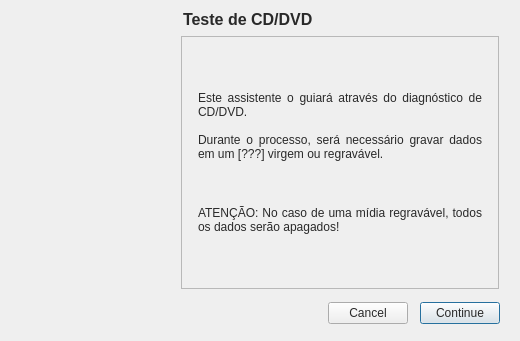
<?xml version="1.0" encoding="UTF-8"?>
<ui version="4.0">
 <class>WizardDiagDVDCD</class>
 <widget class="QWizard" name="WizardDiagDVDCD">
  <property name="windowModality">
   <enum>Qt::WindowModal</enum>
  </property>
  <property name="geometry">
   <rect>
    <x>0</x>
    <y>0</y>
    <width>520</width>
    <height>341</height>
   </rect>
  </property>
  <property name="windowTitle">
   <string>CD/DVD</string>
  </property>
  <property name="autoFillBackground">
   <bool>false</bool>
  </property>
  <property name="styleSheet">
   <string>color: rgb(41, 41, 41);
</string>
  </property>
  <property name="modal">
   <bool>true</bool>
  </property>
  <property name="wizardStyle">
   <enum>QWizard::MacStyle</enum>
  </property>
  <property name="options">
   <set>QWizard::CancelButtonOnLeft|QWizard::NoBackButtonOnStartPage</set>
  </property>
  <widget class="QWizardPage" name="wizardPage_Start">
   <property name="title">
    <string>Teste de CD/DVD</string>
   </property>
   <property name="subTitle">
    <string/>
   </property>
   <layout class="QVBoxLayout" name="verticalLayout_5">
    <item>
     <spacer name="verticalSpacer_17">
      <property name="orientation">
       <enum>Qt::Vertical</enum>
      </property>
      <property name="sizeHint" stdset="0">
       <size>
        <width>20</width>
        <height>40</height>
       </size>
      </property>
     </spacer>
    </item>
    <item>
     <widget class="QLabel" name="label_2">
      <property name="text">
       <string>Este assistente o guiará através do diagnóstico de CD/DVD. 

Durante o processo, será necessário gravar dados em um [???] virgem ou regravável.</string>
      </property>
      <property name="alignment">
       <set>Qt::AlignJustify|Qt::AlignVCenter</set>
      </property>
      <property name="wordWrap">
       <bool>true</bool>
      </property>
     </widget>
    </item>
    <item>
     <spacer name="verticalSpacer_12">
      <property name="orientation">
       <enum>Qt::Vertical</enum>
      </property>
      <property name="sizeHint" stdset="0">
       <size>
        <width>20</width>
        <height>40</height>
       </size>
      </property>
     </spacer>
    </item>
    <item>
     <widget class="QLabel" name="label">
      <property name="text">
       <string>ATENÇÃO: No caso de uma mídia regravável, todos os dados serão apagados!</string>
      </property>
      <property name="alignment">
       <set>Qt::AlignJustify|Qt::AlignVCenter</set>
      </property>
      <property name="wordWrap">
       <bool>true</bool>
      </property>
     </widget>
    </item>
    <item>
     <spacer name="verticalSpacer_18">
      <property name="orientation">
       <enum>Qt::Vertical</enum>
      </property>
      <property name="sizeHint" stdset="0">
       <size>
        <width>20</width>
        <height>40</height>
       </size>
      </property>
     </spacer>
    </item>
   </layout>
  </widget>
  <widget class="QWizardPage" name="wizardPage_Open">
   <property name="title">
    <string>Teste de CD/DVD</string>
   </property>
   <property name="subTitle">
    <string/>
   </property>
   <layout class="QVBoxLayout" name="verticalLayout">
    <item>
     <spacer name="verticalSpacer_2">
      <property name="orientation">
       <enum>Qt::Vertical</enum>
      </property>
      <property name="sizeHint" stdset="0">
       <size>
        <width>20</width>
        <height>40</height>
       </size>
      </property>
     </spacer>
    </item>
    <item>
     <widget class="QLabel" name="emptyMediaLabel">
      <property name="text">
       <string>&lt;!DOCTYPE HTML PUBLIC &quot;-//W3C//DTD HTML 4.0//EN&quot; &quot;http://www.w3.org/TR/REC-html40/strict.dtd&quot;&gt;
&lt;html&gt;&lt;head&gt;&lt;meta name=&quot;qrichtext&quot; content=&quot;1&quot; /&gt;&lt;style type=&quot;text/css&quot;&gt;
p, li { white-space: pre-wrap; }
&lt;/style&gt;&lt;/head&gt;&lt;body style=&quot; font-family:'Sans Serif'; font-size:9pt; font-weight:400; font-style:normal;&quot;&gt;
&lt;p style=&quot; margin-top:0px; margin-bottom:0px; margin-left:0px; margin-right:0px; -qt-block-indent:0; text-indent:0px;&quot;&gt;Insira um [???] virgem ou regravável no drive e clique no botão &lt;span style=&quot; font-weight:600;&quot;&gt;Avançar&lt;/span&gt; para prosseguir com o teste.&lt;/p&gt;&lt;/body&gt;&lt;/html&gt;</string>
      </property>
      <property name="alignment">
       <set>Qt::AlignJustify|Qt::AlignVCenter</set>
      </property>
      <property name="wordWrap">
       <bool>true</bool>
      </property>
     </widget>
    </item>
    <item>
     <spacer name="verticalSpacer_4">
      <property name="orientation">
       <enum>Qt::Vertical</enum>
      </property>
      <property name="sizeHint" stdset="0">
       <size>
        <width>20</width>
        <height>40</height>
       </size>
      </property>
     </spacer>
    </item>
   </layout>
  </widget>
  <widget class="QWizardPage" name="wizardPage_Format">
   <property name="title">
    <string>Teste de CD/DVD</string>
   </property>
   <layout class="QVBoxLayout" name="verticalLayout_11">
    <item>
     <spacer name="verticalSpacer_16">
      <property name="orientation">
       <enum>Qt::Vertical</enum>
      </property>
      <property name="sizeHint" stdset="0">
       <size>
        <width>20</width>
        <height>80</height>
       </size>
      </property>
     </spacer>
    </item>
    <item>
     <widget class="QLabel" name="label_8">
      <property name="text">
       <string>Aguarde enquanto o LDC prepara o disco para teste. 

Esse procedimento pode demorar alguns segundos.</string>
      </property>
      <property name="alignment">
       <set>Qt::AlignJustify|Qt::AlignVCenter</set>
      </property>
      <property name="wordWrap">
       <bool>true</bool>
      </property>
     </widget>
    </item>
    <item>
     <spacer name="verticalSpacer_19">
      <property name="orientation">
       <enum>Qt::Vertical</enum>
      </property>
      <property name="sizeHint" stdset="0">
       <size>
        <width>20</width>
        <height>80</height>
       </size>
      </property>
     </spacer>
    </item>
    <item>
     <layout class="QHBoxLayout" name="horizontalLayout">
      <item>
       <widget class="QLabel" name="label_9">
        <property name="text">
         <string>Tempo decorrido (segundos):</string>
        </property>
       </widget>
      </item>
      <item>
       <widget class="QLabel" name="formatProgressLabel">
        <property name="text">
         <string>0</string>
        </property>
        <property name="alignment">
         <set>Qt::AlignCenter</set>
        </property>
       </widget>
      </item>
     </layout>
    </item>
    <item>
     <spacer name="verticalSpacer_20">
      <property name="orientation">
       <enum>Qt::Vertical</enum>
      </property>
      <property name="sizeHint" stdset="0">
       <size>
        <width>20</width>
        <height>40</height>
       </size>
      </property>
     </spacer>
    </item>
   </layout>
  </widget>
  <widget class="QWizardPage" name="wizardPage_Erased">
   <property name="title">
    <string>Teste de CD/DVD</string>
   </property>
   <layout class="QVBoxLayout" name="verticalLayout_10">
    <item>
     <spacer name="verticalSpacer_9">
      <property name="orientation">
       <enum>Qt::Vertical</enum>
      </property>
      <property name="sizeHint" stdset="0">
       <size>
        <width>20</width>
        <height>107</height>
       </size>
      </property>
     </spacer>
    </item>
    <item>
     <widget class="QLabel" name="label_5">
      <property name="text">
       <string>&lt;!DOCTYPE HTML PUBLIC &quot;-//W3C//DTD HTML 4.0//EN&quot; &quot;http://www.w3.org/TR/REC-html40/strict.dtd&quot;&gt;
&lt;html&gt;&lt;head&gt;&lt;meta name=&quot;qrichtext&quot; content=&quot;1&quot; /&gt;&lt;style type=&quot;text/css&quot;&gt;
p, li { white-space: pre-wrap; }
&lt;/style&gt;&lt;/head&gt;&lt;body style=&quot; font-family:'Sans Serif'; font-size:9pt; font-weight:400; font-style:normal;&quot;&gt;
&lt;p style=&quot; margin-top:0px; margin-bottom:0px; margin-left:0px; margin-right:0px; -qt-block-indent:0; text-indent:0px;&quot;&gt;Reinsira o [???] que foi apagado no drive e clique em &lt;span style=&quot; font-weight:600;&quot;&gt;Avançar&lt;/span&gt; para continuar.&lt;/p&gt;&lt;/body&gt;&lt;/html&gt;</string>
      </property>
      <property name="alignment">
       <set>Qt::AlignJustify|Qt::AlignVCenter</set>
      </property>
      <property name="wordWrap">
       <bool>true</bool>
      </property>
     </widget>
    </item>
    <item>
     <spacer name="verticalSpacer_13">
      <property name="orientation">
       <enum>Qt::Vertical</enum>
      </property>
      <property name="sizeHint" stdset="0">
       <size>
        <width>20</width>
        <height>106</height>
       </size>
      </property>
     </spacer>
    </item>
   </layout>
  </widget>
  <widget class="QWizardPage" name="wizardPage_Burn">
   <property name="title">
    <string>Teste de CD/DVD</string>
   </property>
   <property name="subTitle">
    <string/>
   </property>
   <layout class="QVBoxLayout" name="verticalLayout_2">
    <item>
     <spacer name="verticalSpacer_5">
      <property name="orientation">
       <enum>Qt::Vertical</enum>
      </property>
      <property name="sizeHint" stdset="0">
       <size>
        <width>20</width>
        <height>40</height>
       </size>
      </property>
     </spacer>
    </item>
    <item>
     <widget class="QLabel" name="label_4">
      <property name="text">
       <string>Aguarde enquanto o LDC executa o teste de gravação. 

Esse procedimento pode demorar alguns segundos.</string>
      </property>
      <property name="alignment">
       <set>Qt::AlignJustify|Qt::AlignVCenter</set>
      </property>
      <property name="wordWrap">
       <bool>true</bool>
      </property>
     </widget>
    </item>
    <item>
     <spacer name="verticalSpacer_7">
      <property name="orientation">
       <enum>Qt::Vertical</enum>
      </property>
      <property name="sizeHint" stdset="0">
       <size>
        <width>20</width>
        <height>40</height>
       </size>
      </property>
     </spacer>
    </item>
    <item>
     <layout class="QHBoxLayout" name="horizontalLayout_2">
      <item>
       <widget class="QLabel" name="label_12">
        <property name="text">
         <string>Tempo decorrido (segundos):</string>
        </property>
       </widget>
      </item>
      <item>
       <widget class="QLabel" name="burnProgressLabel">
        <property name="text">
         <string>0</string>
        </property>
        <property name="alignment">
         <set>Qt::AlignCenter</set>
        </property>
       </widget>
      </item>
     </layout>
    </item>
    <item>
     <spacer name="verticalSpacer_21">
      <property name="orientation">
       <enum>Qt::Vertical</enum>
      </property>
      <property name="sizeHint" stdset="0">
       <size>
        <width>20</width>
        <height>40</height>
       </size>
      </property>
     </spacer>
    </item>
   </layout>
  </widget>
  <widget class="QWizardPage" name="wizardPage_Reinsert">
   <property name="title">
    <string>Teste de CD/DVD</string>
   </property>
   <layout class="QVBoxLayout" name="verticalLayout_9">
    <item>
     <spacer name="verticalSpacer_6">
      <property name="orientation">
       <enum>Qt::Vertical</enum>
      </property>
      <property name="sizeHint" stdset="0">
       <size>
        <width>20</width>
        <height>40</height>
       </size>
      </property>
     </spacer>
    </item>
    <item>
     <widget class="QLabel" name="label_3">
      <property name="text">
       <string>&lt;!DOCTYPE HTML PUBLIC &quot;-//W3C//DTD HTML 4.0//EN&quot; &quot;http://www.w3.org/TR/REC-html40/strict.dtd&quot;&gt;
&lt;html&gt;&lt;head&gt;&lt;meta name=&quot;qrichtext&quot; content=&quot;1&quot; /&gt;&lt;style type=&quot;text/css&quot;&gt;
p, li { white-space: pre-wrap; }
&lt;/style&gt;&lt;/head&gt;&lt;body style=&quot; font-family:'Sans Serif'; font-size:9pt; font-weight:400; font-style:normal;&quot;&gt;
&lt;p style=&quot; margin-top:0px; margin-bottom:0px; margin-left:0px; margin-right:0px; -qt-block-indent:0; text-indent:0px;&quot;&gt;Reinsira o [???] gravado no drive e clique em &lt;span style=&quot; font-weight:600;&quot;&gt;Avançar&lt;/span&gt; para continuar.&lt;/p&gt;&lt;/body&gt;&lt;/html&gt;</string>
      </property>
      <property name="alignment">
       <set>Qt::AlignJustify|Qt::AlignVCenter</set>
      </property>
      <property name="wordWrap">
       <bool>true</bool>
      </property>
     </widget>
    </item>
    <item>
     <spacer name="verticalSpacer_3">
      <property name="orientation">
       <enum>Qt::Vertical</enum>
      </property>
      <property name="sizeHint" stdset="0">
       <size>
        <width>20</width>
        <height>40</height>
       </size>
      </property>
     </spacer>
    </item>
   </layout>
  </widget>
  <widget class="QWizardPage" name="wizardPage_Read">
   <property name="title">
    <string>Teste de CD/DVD</string>
   </property>
   <property name="subTitle">
    <string/>
   </property>
   <layout class="QVBoxLayout" name="verticalLayout_3">
    <item>
     <spacer name="verticalSpacer">
      <property name="orientation">
       <enum>Qt::Vertical</enum>
      </property>
      <property name="sizeHint" stdset="0">
       <size>
        <width>20</width>
        <height>40</height>
       </size>
      </property>
     </spacer>
    </item>
    <item>
     <widget class="QLabel" name="label_7">
      <property name="text">
       <string>Aguarde enquanto o LDC confere os dados gravados na mídia. 

Esse procedimento pode demorar alguns segundos.</string>
      </property>
      <property name="alignment">
       <set>Qt::AlignJustify|Qt::AlignVCenter</set>
      </property>
      <property name="wordWrap">
       <bool>true</bool>
      </property>
     </widget>
    </item>
    <item>
     <spacer name="verticalSpacer_11">
      <property name="orientation">
       <enum>Qt::Vertical</enum>
      </property>
      <property name="sizeHint" stdset="0">
       <size>
        <width>20</width>
        <height>40</height>
       </size>
      </property>
     </spacer>
    </item>
    <item>
     <layout class="QHBoxLayout" name="horizontalLayout_3">
      <item>
       <widget class="QLabel" name="label_15">
        <property name="text">
         <string>Tempo decorrido (segundos):</string>
        </property>
       </widget>
      </item>
      <item>
       <widget class="QLabel" name="readProgressLabel">
        <property name="text">
         <string>0</string>
        </property>
        <property name="alignment">
         <set>Qt::AlignCenter</set>
        </property>
       </widget>
      </item>
     </layout>
    </item>
    <item>
     <spacer name="verticalSpacer_22">
      <property name="orientation">
       <enum>Qt::Vertical</enum>
      </property>
      <property name="sizeHint" stdset="0">
       <size>
        <width>20</width>
        <height>40</height>
       </size>
      </property>
     </spacer>
    </item>
   </layout>
  </widget>
  <widget class="QWizardPage" name="wizardPage_End">
   <property name="title">
    <string>Teste de CD/DVD</string>
   </property>
   <layout class="QVBoxLayout" name="verticalLayout_4">
    <item>
     <spacer name="verticalSpacer_14">
      <property name="orientation">
       <enum>Qt::Vertical</enum>
      </property>
      <property name="sizeHint" stdset="0">
       <size>
        <width>20</width>
        <height>40</height>
       </size>
      </property>
     </spacer>
    </item>
    <item>
     <widget class="QLabel" name="label_10">
      <property name="text">
       <string>Os testes de gravação e leitura foram bem sucedidos na unidade MODELO_DO_DISPOSITIVO.</string>
      </property>
      <property name="alignment">
       <set>Qt::AlignJustify|Qt::AlignVCenter</set>
      </property>
      <property name="wordWrap">
       <bool>true</bool>
      </property>
     </widget>
    </item>
    <item>
     <spacer name="verticalSpacer_15">
      <property name="orientation">
       <enum>Qt::Vertical</enum>
      </property>
      <property name="sizeHint" stdset="0">
       <size>
        <width>20</width>
        <height>40</height>
       </size>
      </property>
     </spacer>
    </item>
   </layout>
  </widget>
  <widget class="QWizardPage" name="wizardPage_Fail">
   <property name="title">
    <string>Teste de CD/DVD</string>
   </property>
   <layout class="QVBoxLayout" name="verticalLayout_6">
    <item>
     <spacer name="verticalSpacer_8">
      <property name="orientation">
       <enum>Qt::Vertical</enum>
      </property>
      <property name="sizeHint" stdset="0">
       <size>
        <width>20</width>
        <height>40</height>
       </size>
      </property>
     </spacer>
    </item>
    <item>
     <widget class="QLabel" name="label_14">
      <property name="text">
       <string>Não foi possível gravar e/ou verificar os dados no [???] utilizando a unidade MODELO_DO_DISPOSITIVO.</string>
      </property>
      <property name="alignment">
       <set>Qt::AlignJustify|Qt::AlignVCenter</set>
      </property>
      <property name="wordWrap">
       <bool>true</bool>
      </property>
     </widget>
    </item>
    <item>
     <spacer name="verticalSpacer_10">
      <property name="orientation">
       <enum>Qt::Vertical</enum>
      </property>
      <property name="sizeHint" stdset="0">
       <size>
        <width>20</width>
        <height>40</height>
       </size>
      </property>
     </spacer>
    </item>
   </layout>
  </widget>
  <widget class="QWizardPage" name="wizardPage_WrongMedia">
   <property name="title">
    <string>Teste de CD/DVD</string>
   </property>
   <property name="subTitle">
    <string/>
   </property>
   <layout class="QVBoxLayout" name="verticalLayout_8">
    <item>
     <spacer name="verticalSpacer_26">
      <property name="orientation">
       <enum>Qt::Vertical</enum>
      </property>
      <property name="sizeHint" stdset="0">
       <size>
        <width>20</width>
        <height>71</height>
       </size>
      </property>
     </spacer>
    </item>
    <item>
     <widget class="QLabel" name="label_11">
      <property name="text">
       <string>&lt;!DOCTYPE HTML PUBLIC &quot;-//W3C//DTD HTML 4.0//EN&quot; &quot;http://www.w3.org/TR/REC-html40/strict.dtd&quot;&gt;
&lt;html&gt;&lt;head&gt;&lt;meta name=&quot;qrichtext&quot; content=&quot;1&quot; /&gt;&lt;style type=&quot;text/css&quot;&gt;
p, li { white-space: pre-wrap; }
&lt;/style&gt;&lt;/head&gt;&lt;body style=&quot; font-family:'Sans Serif'; font-size:9pt; font-weight:400; font-style:normal;&quot;&gt;
&lt;p style=&quot; margin-top:0px; margin-bottom:0px; margin-left:0px; margin-right:0px; -qt-block-indent:0; text-indent:0px;&quot;&gt;A mídia inserida não está vazia, não pode ser apagada ou é incompatível com seu dispositivo.&lt;/p&gt;
&lt;p style=&quot;-qt-paragraph-type:empty; margin-top:0px; margin-bottom:0px; margin-left:0px; margin-right:0px; -qt-block-indent:0; text-indent:0px;&quot;&gt;&lt;/p&gt;
&lt;p style=&quot; margin-top:0px; margin-bottom:0px; margin-left:0px; margin-right:0px; -qt-block-indent:0; text-indent:0px;&quot;&gt;Insira uma nova mídia e clique no botão &lt;span style=&quot; font-weight:600;&quot;&gt;Avançar&lt;/span&gt; para tentar novamente ou clique no botão &lt;span style=&quot; font-weight:600;&quot;&gt;Cancelar&lt;/span&gt; para desistir desse teste.&lt;/p&gt;&lt;/body&gt;&lt;/html&gt;</string>
      </property>
      <property name="alignment">
       <set>Qt::AlignJustify|Qt::AlignVCenter</set>
      </property>
      <property name="wordWrap">
       <bool>true</bool>
      </property>
     </widget>
    </item>
    <item>
     <spacer name="verticalSpacer_27">
      <property name="orientation">
       <enum>Qt::Vertical</enum>
      </property>
      <property name="sizeHint" stdset="0">
       <size>
        <width>20</width>
        <height>70</height>
       </size>
      </property>
     </spacer>
    </item>
   </layout>
  </widget>
  <widget class="QWizardPage" name="wizardPage_Cancel">
   <property name="title">
    <string>Teste de CD/DVD</string>
   </property>
   <layout class="QVBoxLayout" name="verticalLayout_7">
    <item>
     <spacer name="verticalSpacer_23">
      <property name="orientation">
       <enum>Qt::Vertical</enum>
      </property>
      <property name="sizeHint" stdset="0">
       <size>
        <width>20</width>
        <height>40</height>
       </size>
      </property>
     </spacer>
    </item>
    <item>
     <widget class="QLabel" name="label_6">
      <property name="text">
       <string>Os testes foram cancelados pelo usuário.</string>
      </property>
      <property name="alignment">
       <set>Qt::AlignCenter</set>
      </property>
      <property name="wordWrap">
       <bool>true</bool>
      </property>
     </widget>
    </item>
    <item>
     <spacer name="verticalSpacer_24">
      <property name="orientation">
       <enum>Qt::Vertical</enum>
      </property>
      <property name="sizeHint" stdset="0">
       <size>
        <width>20</width>
        <height>40</height>
       </size>
      </property>
     </spacer>
    </item>
   </layout>
  </widget>
  <widget class="QWizardPage" name="wizardPage_Close"/>
 </widget>
 <resources/>
 <connections/>
</ui>
